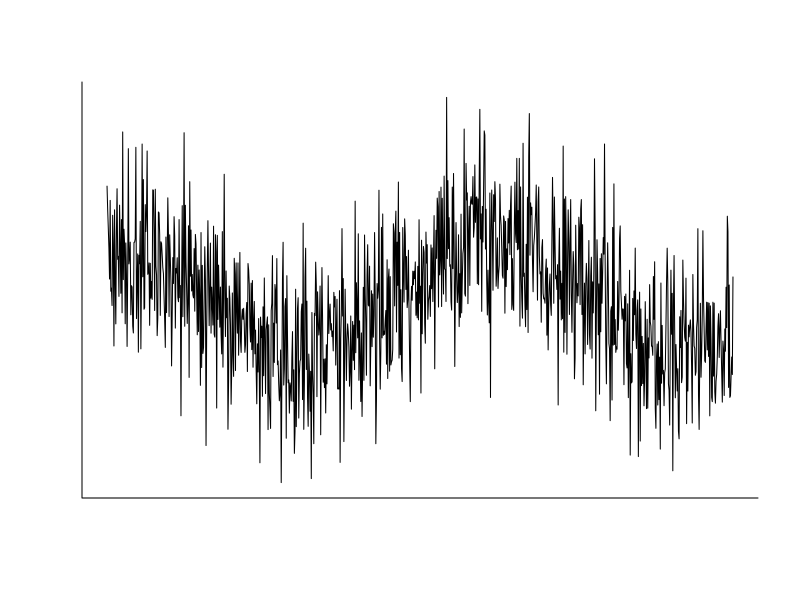

Reproduce this figure in R.
time  <- seq(0,10,length=1000)
price <- cos(time) + rnorm(1000,0,1) + 10
postscript("stockprice.eps",horizontal=F,onefile=F,print.it=F)
plot(time,price,type="l",xlab="",ylab="",xaxt="n",yaxt="n",bty="l")
dev.off()
